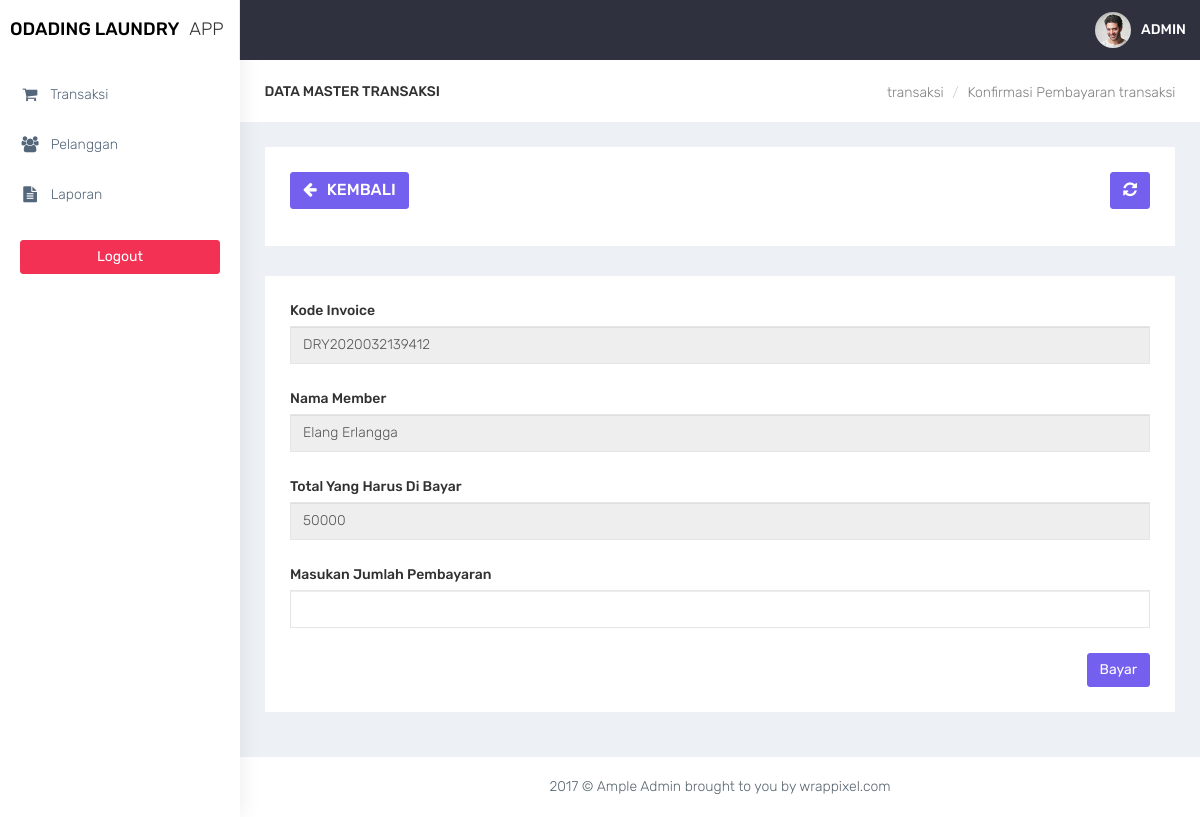
Screenshot of /kasir/transaksi_bayar.php?id=10 (signed in) with the database file from the repository.
### tables this page shows
CREATE TABLE `transaksi` (
  `id_transaksi` int(11) NOT NULL,
  `outlet_id` int(11) DEFAULT NULL,
  `kode_invoice` varchar(100) DEFAULT NULL,
  `member_id` int(11) DEFAULT NULL,
  `tgl` datetime DEFAULT NULL,
  `batas_waktu` datetime DEFAULT NULL,
  `tgl_pembayaran` datetime DEFAULT NULL,
  `biaya_tambahan` int(11) DEFAULT NULL,
  `diskon` double DEFAULT NULL,
  `pajak` int(11) DEFAULT NULL,
  `status` enum('baru','proses','selesai','diambil') DEFAULT NULL,
  `status_bayar` enum('dibayar','belum') DEFAULT NULL,
  `user_id` int(11) DEFAULT NULL
);

CREATE TABLE `member` (
  `id_member` int(11) NOT NULL,
  `nama_member` varchar(100) DEFAULT NULL,
  `alamat_member` text DEFAULT NULL,
  `jenis_kelamin` enum('L','P') DEFAULT NULL,
  `telp_member` varchar(15) DEFAULT NULL,
  `no_ktp` varchar(30) DEFAULT NULL
);

CREATE TABLE `detail_transaksi` (
  `id_detail` int(11) NOT NULL,
  `transaksi_id` int(11) DEFAULT NULL,
  `paket_id` int(11) DEFAULT NULL,
  `qty` double DEFAULT NULL,
  `total_harga` double DEFAULT NULL,
  `keterangan` text DEFAULT NULL,
  `total_bayar` int(11) DEFAULT NULL
);

### kasir/functions.php (called while the page is built, shortened)
<?php
function ambilsatubaris($conn,$query){
    $db = mysqli_query($conn,$query);
    return mysqli_fetch_assoc($db);
}
?>

### kasir/transaksi_bayar.php (the view, shortened to what this page needs)
<?php
$title = 'transaksi';
require'functions.php';
$query = 'SELECT transaksi.*,member.nama_member , detail_transaksi.total_harga FROM transaksi INNER JOIN member ON member.id_member = transaksi.member_id INNER JOIN detail_transaksi ON detail_transaksi.transaksi_id = transaksi.id_transaksi WHERE transaksi.id_transaksi = ' . $_GET['id'];
$data = ambilsatubaris($conn,$query);
require'layout_header.php';
?>
<div class="container-fluid">
    <div class="row bg-title">
        <div class="col-lg-3 col-md-4 col-sm-4 col-xs-12">
            <h4 class="page-title">Data Master <?= $title ?></h4> </div>
        <div class="col-lg-9 col-sm-8 col-md-8 col-xs-12">
            <ol class="breadcrumb">
                <li><a href="outlet.php"><?= $title ?></a></li>
                <li><a href="#">Konfirmasi Pembayaran <?= $title ?></a></li>
            </ol>
        </div>
    </div>
    <div class="row">
        <div class="col-md-12 col-lg-12 col-sm-12 col-xs-12">
            <div class="white-box">
                <div class="row">
                    <div class="col-md-6">
                          <a href="javascript:void(0)" onclick="window.history.back();" class="btn btn-primary box-title"><i class="fa fa-arrow-left fa-fw"></i> Kembali</a>
                    </div>
                    <div class="col-md-6 text-right">
                        <button id="btn-refresh" class="btn btn-primary box-title text-right" title="Refresh Data"><i class="fa fa-refresh" id="ic-refresh"></i></button>
                    </div>
                </div>
            </div>
        </div>
    </div>
    <div class="row">
        <div class="col-md-12 col-lg-12 col-sm-12 col-xs-12">
            <div class="white-box">
                <form method="post" action="transaksi_bayar.php?id=<?= $data['id_transaksi'] ?>" id="form-submit">
                <div class="form-group">
                    <label>Kode Invoice</label>
                    <input type="text" name="kode_invoice" value="<?= $data['kode_invoice'] ?>" class="form-control" readonly>
                </div>
                <div class="form-group">
                    <label>Nama Member</label>
                    <input type="text" name="nama_member" value="<?= $data['nama_member'] ?>" class="form-control" readonly>
                </div>
                <div class="form-group">
                    <label>Total Yang Harus Di Bayar</label>
                    <input type="text" name="total_harga" value="<?= $data['total_harga'] ?>" class="form-control" readonly>
                </div>
                <div class="form-group">
                    <label>Masukan Jumlah Pembayaran</label>
                    <input type="number" name="total_bayar" id="total_bayar"  class="form-control">
                </div>
                <div class="text-right">
                    <button type="submit" name="btn-simpan" id="btn-simpan" class="btn btn-primary">Bayar</utton>
                </div>
                </form>
            </div>
        </div>
    </div>
</div>
<?php
require'layout_footer.php';
?>

### assets/css/colors/default.css (style rules this page uses)
body { background: #fff; }

### rows the page displays
transaksi: kode_invoice "DRY2020032139412", nama_member "Elang Erlangga", total_harga "50000"

### other values shown
$title "TRANSAKSI"
$title "transaksi"
